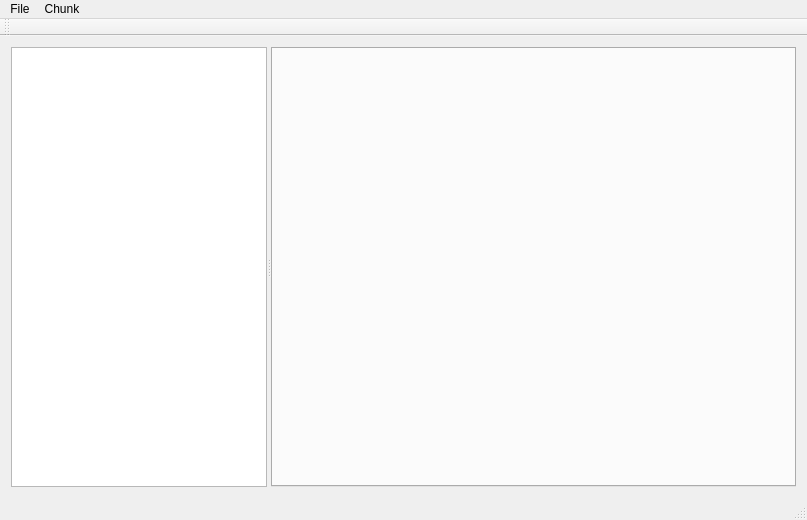
<?xml version="1.0" encoding="UTF-8"?>
<ui version="4.0">
 <class>MainWindow</class>
 <widget class="QMainWindow" name="MainWindow">
  <property name="geometry">
   <rect>
    <x>0</x>
    <y>0</y>
    <width>807</width>
    <height>520</height>
   </rect>
  </property>
  <property name="windowTitle">
   <string>MainWindow</string>
  </property>
  <widget class="QWidget" name="centralWidget">
   <layout class="QHBoxLayout" name="horizontalLayout">
    <item>
     <widget class="QSplitter" name="splitter">
      <property name="orientation">
       <enum>Qt::Horizontal</enum>
      </property>
      <widget class="QTreeView" name="treeView"/>
      <widget class="QTabWidget" name="tabWidget">
       <property name="sizePolicy">
        <sizepolicy hsizetype="Expanding" vsizetype="Expanding">
         <horstretch>1</horstretch>
         <verstretch>0</verstretch>
        </sizepolicy>
       </property>
       <property name="currentIndex">
        <number>-1</number>
       </property>
      </widget>
     </widget>
    </item>
   </layout>
  </widget>
  <widget class="QMenuBar" name="menuBar">
   <property name="geometry">
    <rect>
     <x>0</x>
     <y>0</y>
     <width>807</width>
     <height>21</height>
    </rect>
   </property>
   <widget class="QMenu" name="menuFile">
    <property name="title">
     <string>File</string>
    </property>
    <addaction name="actionOpen_Archive"/>
   </widget>
   <widget class="QMenu" name="menuChunk">
    <property name="title">
     <string>Chunk</string>
    </property>
    <addaction name="actionSave_Chunk_As"/>
   </widget>
   <addaction name="menuFile"/>
   <addaction name="menuChunk"/>
  </widget>
  <widget class="QToolBar" name="mainToolBar">
   <attribute name="toolBarArea">
    <enum>TopToolBarArea</enum>
   </attribute>
   <attribute name="toolBarBreak">
    <bool>false</bool>
   </attribute>
  </widget>
  <widget class="QStatusBar" name="statusBar"/>
  <action name="actionOpen_Archive">
   <property name="text">
    <string>Open Archive...</string>
   </property>
  </action>
  <action name="actionSave_Chunk_As">
   <property name="text">
    <string>Save Chunk As...</string>
   </property>
  </action>
 </widget>
 <layoutdefault spacing="6" margin="11"/>
 <resources/>
 <connections/>
</ui>
